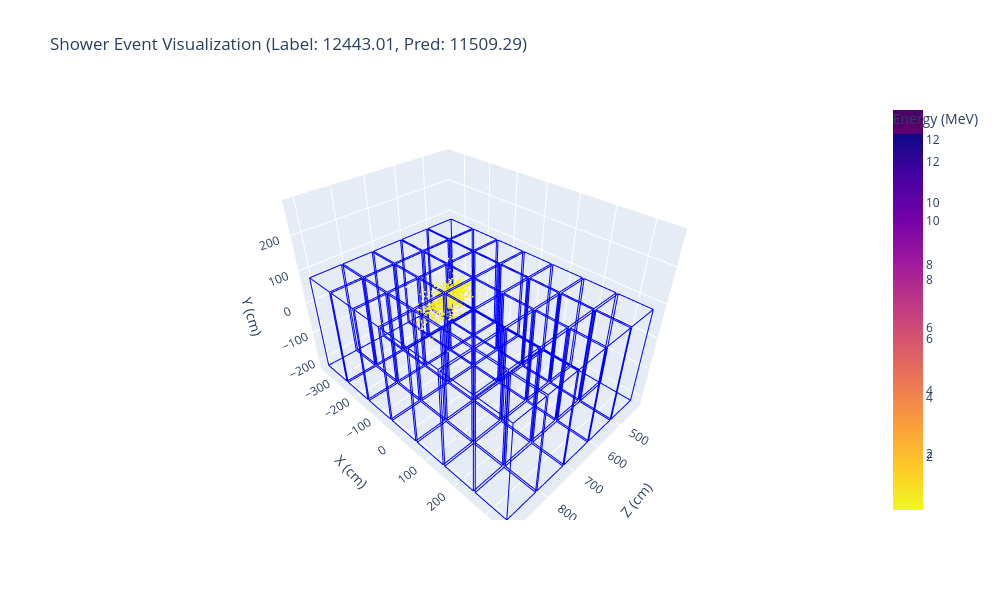

Notebook code for this chart:
### Code cell
import plotly.graph_objects as go
import yaml
import numpy as np

# Load YAML config
with open('./configs/NDLAr_sheep.yaml', 'r') as f:
    config = yaml.safe_load(f)

regions = config['default']['detector_active_regions']

fig = go.Figure()

# Color palette
colors = [
    'red', 'green', 'blue', 'yellow', 'magenta', 'cyan',
    'orange', 'purple', 'teal', 'pink', 'brown', 'gray',
]

for idx, region in enumerate(regions):
    min_corner = np.array(region[0])
    max_corner = np.array(region[1])
    
    # 8 vertices of the box
    vertices = np.array([
        min_corner,
        [max_corner[0], min_corner[1], min_corner[2]],
        [max_corner[0], max_corner[1], min_corner[2]],
        [min_corner[0], max_corner[1], min_corner[2]],
        [min_corner[0], min_corner[1], max_corner[2]],
        [max_corner[0], min_corner[1], max_corner[2]],
        max_corner,
        [min_corner[0], max_corner[1], max_corner[2]],
    ])
    
    # 12 edges
    edges = [
        (0, 1), (1, 2), (2, 3), (3, 0),  # bottom
        (4, 5), (5, 6), (6, 7), (7, 4),  # top
        (0, 4), (1, 5), (2, 6), (3, 7),  # vertical
    ]
    
    color = 'blue'  #colors[idx % len(colors)]
    
    for v1, v2 in edges:
        p1, p2 = vertices[v1], vertices[v2]
        fig.add_trace(go.Scatter3d(
            showlegend=False,
            x=[p1[2], p2[2]],
            y=[p1[0], p2[0]],
            z=[p1[1], p2[1]],
            mode='lines',
            line=dict(color=color, width=2),
            hoverinfo='skip'
        ))
# all transformed points
fig.add_trace(go.Scatter3d(
    x=all_transformed[:, 2],
    y=all_transformed[:, 0],
    z=all_transformed[:, 1],
    customdata = all_energy[:,None],
    mode='markers',
    marker=dict(
        size=1,
        color=all_energy,  # values for color scalell
        colorscale='RdPu',
        showscale=True  # turn off colorbar for this trace
    ),
    name='',  # Empty name to hide from legend
    text='All Energy Deposits',
    hovertemplate=(
        "X: %{y:.2f} cm<br>"
        "Y: %{z:.2f} cm<br>"
        "Z: %{x:.2f} cm<br>"
        "Energy: %{customdata[0]:.2f} MeV"
        "<extra></extra>"
    ),
))

# visible points
fig.add_trace(go.Scatter3d(
    x=visible_points[:, 2],
    y=visible_points[:, 0],
    z=visible_points[:, 1],
    customdata = visible_energy[:,None],
    mode='markers',
    marker=dict(
        size=1,
        color=visible_energy,  # values for color scale
        colorscale='Plasma_r',  # or 'Hot', 'Jet', 'Plasma', 'Inferno', etc.
        showscale=True,
        colorbar=dict(title='Energy (MeV)')
    ),
    hovertemplate=(
        "X: %{y:.2f} cm<br>"
        "Y: %{z:.2f} cm<br>"
        "Z: %{x:.2f} cm<br>"
        "Energy: %{customdata[0]:.2f} MeV"
        "<extra></extra>"
    ),
    name='',  # Empty name to hide from legend
    text='Visible Energy Deposits',
))

fig.update_layout(
    showlegend=True,
    title=f'Shower Event Visualization (Label: {label:.2f}, Pred: {pred:.2f})',
    scene=dict(
        xaxis_title='Z (cm)',
        yaxis_title='X (cm)',
        zaxis_title='Y (cm)',
        aspectmode='data',
    ),
    width=1000,
    height=600,
)

fig.show()
